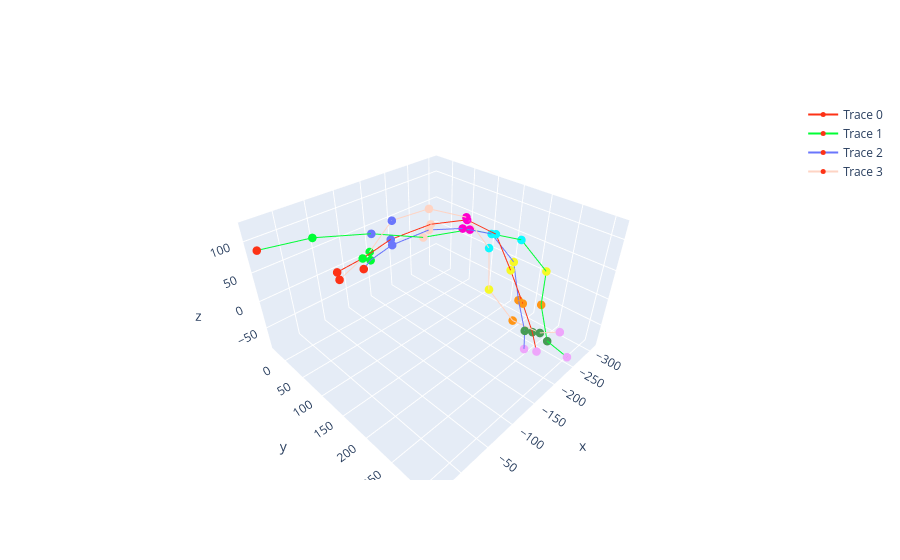

The code cell stored with this chart in its notebook:
### Code cell
aligned_all_gpa=tr.run_gpa_all_clusters(traces, cluster_df, min_cluster=4)
fig = tr.plot_multi_points(aligned_all_gpa)

### Figure 1 — Plotly figure (JSON) as saved in the notebook; plotly's stock layout.template omitted (floating-point values rounded to 4 significant figures)
{"data": [{"line": {"color": "#FD3216", "width": 2}, "marker": {"color": ["#FD3216", "#00FE35", "#6A76FC", "#FED4C4", "#FE00CE", "#0DF9FF", "#F6F926", "#FF9616", "#479B55", "#EEA6FB"], "size": 5}, "mode": "markers+lines", "name": "Trace 0", "opacity": 1, "type": "scatter3d", "x": [-37.83, -70.53, -112.1, -168.4, -208.1, -239.4, -242.8, -248.0, -245.8, -233.4], "y": [41.66, 60.41, 74.04, 97.89, 132.6, 162.9, 193.3, 219.0, 244.5, 263.8], "z": [48.8, 65.75, 85.05, 97.32, 102.6, 78.95, 28.12, -23.78, -64.85, -85.01]}, {"line": {"color": "#00FE35", "width": 2}, "marker": {"color": ["#FD3216", "#00FE35", "#6A76FC", "#FED4C4", "#FE00CE", "#0DF9FF", "#F6F926", "#FF9616", "#479B55", "#EEA6FB"], "size": 5}, "mode": "markers+lines", "name": "Trace 1", "opacity": 1, "type": "scatter3d", "x": [38.18, -23.08, -92.28, -142.5, -214.1, -276.5, -307.9, -281.8, -260.2, -246.2], "y": [-29.44, 15.48, 56.19, 109.1, 133.5, 183.9, 216.8, 231.9, 264.6, 308.1], "z": [86.36, 99.54, 95.03, 90.26, 85.09, 63.05, 6.833, -37.46, -79.95, -75.8]}, {"line": {"color": "#6A76FC", "width": 2}, "marker": {"color": ["#FD3216", "#00FE35", "#6A76FC", "#FED4C4", "#FE00CE", "#0DF9FF", "#F6F926", "#FF9616", "#479B55", "#EEA6FB"], "size": 5}, "mode": "markers+lines", "name": "Trace 2", "opacity": 1, "type": "scatter3d", "x": [-67.41, -79.94, -109.5, -159.9, -203.0, -238.8, -253.0, -243.7, -231.1, -219.9], "y": [64.72, 65.8, 79.75, 102.8, 129.2, 155.4, 190.4, 213.2, 239.3, 249.5], "z": [51.39, 61.02, 79.41, 93.14, 89.36, 76.75, 36.86, -18.08, -56.52, -80.39]}, {"line": {"color": "#FED4C4", "width": 2}, "marker": {"color": ["#FD3216", "#00FE35", "#6A76FC", "#FED4C4", "#FE00CE", "#0DF9FF", "#F6F926", "#FF9616", "#479B55", "#EEA6FB"], "size": 5}, "mode": "markers+lines", "name": "Trace 3", "opacity": 1, "type": "scatter3d", "x": [-40.62, -87.62, -110.8, -166.3, -206.7, -229.4, -213.3, -232.9, -249.4, -269.3], "y": [40.52, 54.75, 80.5, 96.47, 132.2, 159.8, 178.1, 214.3, 255.4, 278.0], "z": [34.22, 66.83, 117.5, 121.9, 107.2, 58.24, -0.2639, -51.61, -62.17, -58.87]}], "layout": {}}
